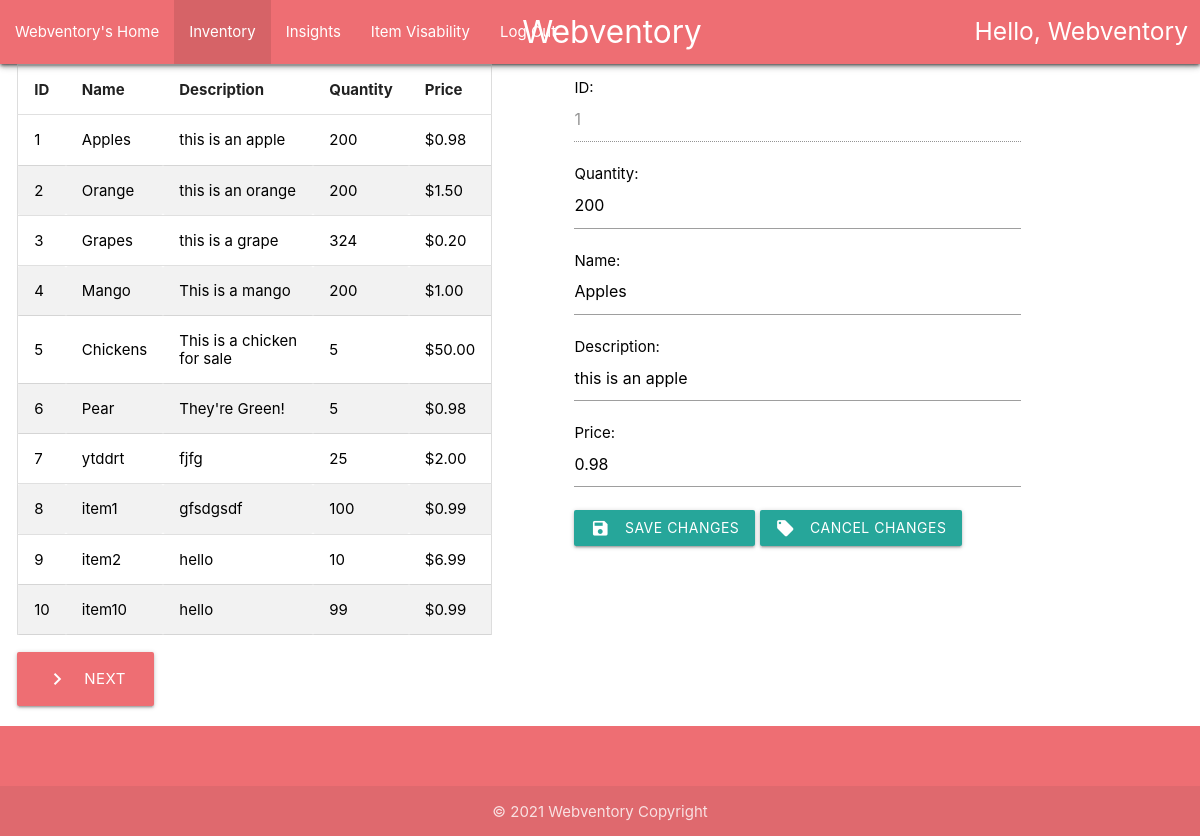
/userInventory/1/edit (signed in), run on the app's committed database.
### home/models.py (models this page shows, shortened)
class User(AbstractUser):
    username: str = models.CharField(max_length=30, unique=True)
    email: str = models.CharField(max_length=100)
    password: str = models.CharField(max_length=30)
    def __str__(self) -> str:
        return self.username

class Item(models.Model):
    id: int = models.AutoField(unique=True, primary_key=True)
    name: str = models.CharField(max_length=30)
    description: str = models.CharField(max_length=100)
    quantity: int = models.IntegerField()
    price: float = models.DecimalField(max_digits=9, decimal_places=2)
    user_visibility: str = models.TextField()
    def get_user_visibility(self) -> List[str]:
        return self.user_visibility.split(',')

### home/views.py (the view, shortened to what this page needs)
# urls.py: path('userInventory/<int:item_id>/edit', views.user_inventory_edit),
@login_required(login_url='/login')
def user_inventory_edit(request, item_id=0, item_range=10) -> RENDER_REDIRECT:
    item: Item = Item.objects.get(id=item_id)
    items: Item = Item.objects.filter(id__range=(
        (item_range - 10), item_range), user_visibility__contains=f'{request.user},').select_related()
    item_history: ItemHistory = ItemHistory.objects.filter(
        item_id=item).select_related()
    return render(request, 'home/userHomeInventoryEdit.html',
                  {"username": str(request.user).title(), "item": item, "items": items,
                   "itemHistories": item_history, "item_range": item_range, "item_id": item_id, "inventory": True})

### home/templates/home/userHomeInventoryEdit.html (shortened to what this page needs)
{% extends 'home/userHome.html' %}
{% block content %}
{% load static %}
{% include 'home/navbar.html' with inventory="active" %}
<link rel="stylesheet" href="{% static 'home/css/style.css' %}">
<div class="row" style="padding-left : .5%;">
    <div class="container-fluid">
        <div class="col s5 center">
            {% if items %}
            <table id="myTable">
                <thead>
                <tr>
                    <th scope="col">ID</th>
                    <th scope="col">Name</th>
                    <th scope="col">Description</th>
                    <th scope="col">Quantity</th>
                    <th scope="col">Price</th>
                </tr>
                </thead>
                <tbody>
                {% for item in items %}
                {% if user.username in item.get_user_visibility %}
                <tr>
                    <td><a style="color: black" href="/userInventory/{{item.id}}">
                        {{ item.id }}
                    </a></td>
                    <td><a style="color: black" href="/userInventory/{{item.id}}">
                        {{ item.name }}
                    </a></td>
                    <td><a style="color: black" href="/userInventory/{{item.id}}">
                        {{ item.description }}
                    </a></td>
                    <td><a style="color: black" href="/userInventory/{{item.id}}">
                        {{ item.quantity }}
                    </a></td>
                    <td><a style="color: black" href="/userInventory/{{item.id}}">
                        ${{ item.price|floatformat:2 }}
                    </a></td>
                </tr>
                {% endif %}
                {% endfor %}
                </tbody>
            </table>
            {% elif item_range == 20 %}
                <h4>No items in Inventory.</h4>
            {% else %}
            <h4>No Items Left.</h4>
            {% endif %}
            <br>
            <div class="left">
                <span>
                    {% if items %}
                    <a class="waves-effect waves-light btn-large hoverable" style="background-color: #ee6e73;"
                       href="/userInventory/{{item_id}}/{{item_range|add:'20'}}/edit"><i class="material-icons left">navigate_next</i>Next</a>
                    {% endif %}
                </span>
            </div>
        </div>
    </div>
    <div class="container-fluid">
        <div class="col s7 left" style="padding-left: 5%">
            {%if item and user.username in item.get_user_visibility %}
            <form class="col s9" name="ItemEditForm" action="/userInventory/{{item.id}}/edit" method="post">
                <p><label for="id_item">ID:</label>
                    <input id="id_item" type="number" name="item" disabled value="{{item.id}}" required></p>
                <p><label for="id_quantity">Quantity:</label>
                    <input id="id_quantity" type="number" name="quantity" value="{{item.quantity}}" required></p>
                <p><label for="id_name">Name:</label>
                    <input type="text" name="name" id="id_name" maxlength="30" value="{{item.name}}" required></p>
                <p><label for="description">Description:</label>
                    <input type="text" name="description" id="description" maxlength="100" value="{{item.description}}"
                           required></p>
                <p><label for="price">Price:</label>
                    <input type="number" name="price" id="price" step="any" value="{{item.price|floatformat:2}}"
                           required></p>
                <span>
                    <button class="btn waves-effect waves-light hoverable" type="submit" name="action"><i
                            class="material-icons left">save</i>Save Changes
                    </button>
                    <a class="waves-effect waves-light btn hoverable" href="/userInventory/{{item_id}}/"><i
                            class="material-icons left">local_offer</i>Cancel Changes</a>
                </span>
            </form>
            {% endif %}
        </div>
    </div>
</div>
{% endblock %}

### home/templates/home/navbar.html (shortened to what this page needs)
<div style="width: 100%">
  <nav>
    <div class="nav-wrapper row s12 z-depth-2">
      <a href="/" class="brand-logo center" style="padding-left: 2%">Webventory</a>
      <ul class="left hide-on-med-and-down">
        <li class="{{home}}"><a href="/userHome">{{username}}'s Home</a></li>
        <li class="{{inventory}}"><a href="/userInventory">Inventory</a></li>
        <li class="{{insights}}"><a href="/userInsights">Insights</a></li>
        <li class="{{users}}"><a href="/userVisability">Item Visability</a></li>
        <li><a href="/logout">Log Out</a></li>
      </ul>
      <h5 class="right" style="padding-right: 1%; padding-top: 0.125%">
        Hello, {{username}}
      </h5>
    </div>
  </nav>
</div>

### home/static/home/css/style.css (style rules this page uses)
body { display: flex; min-height: 100vh; flex-direction: column; }
table { border-spacing: 0; width: 100%; border: 1px solid #ddd; }
th { cursor: pointer; }
th, td { text-align: left; padding: 16px; }
tr:nth-child(even) { background-color: #f2f2f2 }

### home/templates/home/userHomeInventoryEdit.html (style rules this page uses)
label { font-size: 15px; color: black; }
p { font-size: 15px; }

### data on the page
User: username "Webventory"
Item: id "1", name "Apples", description "this is an apple", quantity "200", price "0.98", item "1"
Item: id "2", name "Orange", description "this is an orange", quantity "200", price "1.50"
Item: id "3", name "Grapes", description "this is a grape", quantity "324", price "0.20"
Item: id "4", name "Mango", description "This is a mango", quantity "200", price "1.00"
Item: id "5", name "Chickens", description "This is a chicken for sale", quantity "5", price "50.00"
Item: id "6", name "Pear", description "They're Green!", quantity "5", price "0.98"
Item: id "7", name "ytddrt", description "fjfg", quantity "25", price "2.00"
Item: id "8", name "item1", description "gfsdgsdf", quantity "100", price "0.99"
Item: id "9", name "item2", description "hello", quantity "10", price "6.99"
Item: id "10", name "item10", description "hello", quantity "99", price "0.99"
